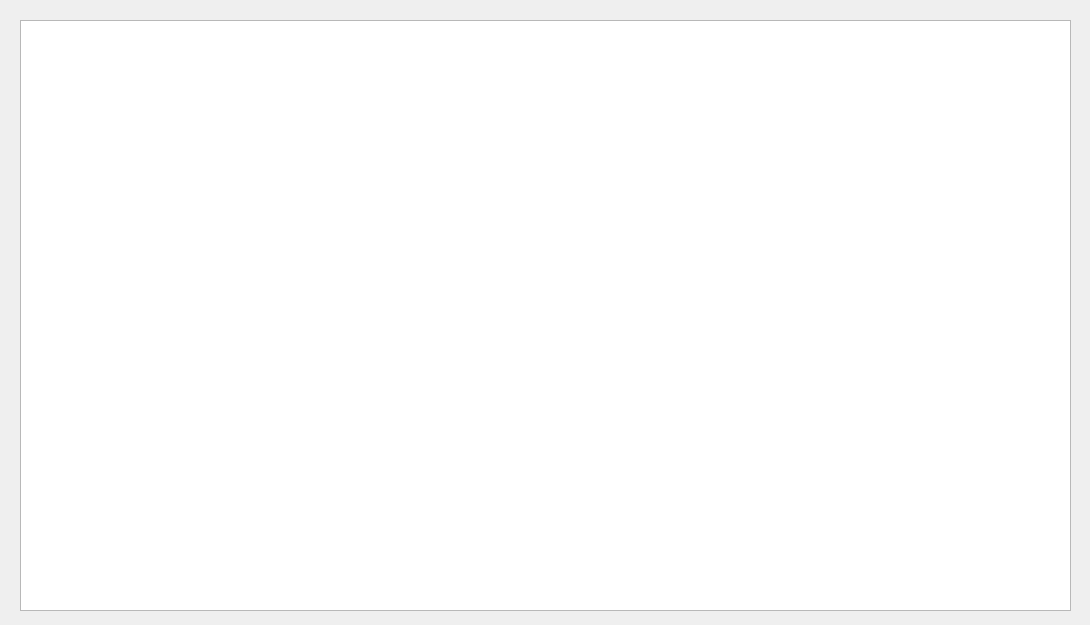
<?xml version="1.0" encoding="UTF-8"?>
<ui version="4.0">
 <class>tri</class>
 <widget class="QDialog" name="tri">
  <property name="geometry">
   <rect>
    <x>0</x>
    <y>0</y>
    <width>1090</width>
    <height>625</height>
   </rect>
  </property>
  <property name="windowTitle">
   <string>Dialog</string>
  </property>
  <property name="styleSheet">
   <string notr="true">*{
    background:url(../../Images_projet/HMR.jpg) ;
}</string>
  </property>
  <widget class="QTableView" name="tabletri">
   <property name="geometry">
    <rect>
     <x>20</x>
     <y>20</y>
     <width>1051</width>
     <height>591</height>
    </rect>
   </property>
  </widget>
 </widget>
 <resources/>
 <connections/>
</ui>
